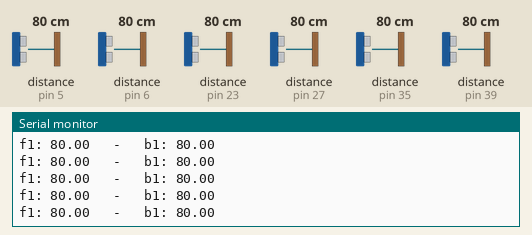
This sketch was run on a simulated Arduino Mega 2560, built with avr-gcc and run on an emulated ATmega2560. Parts: the last lines printed to the serial monitor. The inputs (shaded band) are chosen by the test bench; at power-on: distance to the obstacle (sensors on pin 5, pin 6, pin 23, pin 27, pin 35, pin 39) 80 cm. The echo pulse lasts 58.3 µs per cm.

Above: at 1.2 s.
1.3 s: distance to the obstacle (sensor on pin 5) set to 22 cm
At 2.2 s:
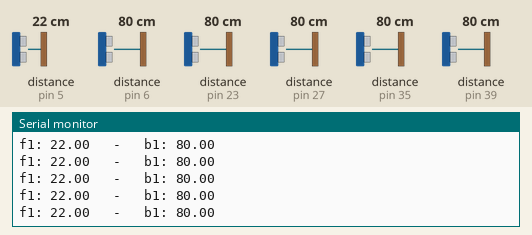
4.3 s: distance to the obstacle (sensor on pin 5) set to 18 cm
At 4.9 s:
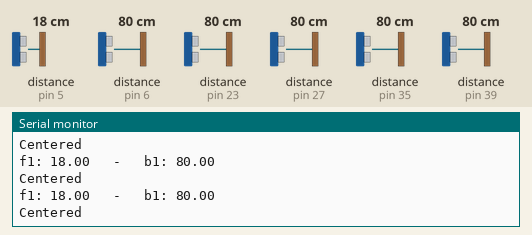
5.9 s: distance to the obstacle (sensor on pin 6) set to 23 cm
At 6.4 s:
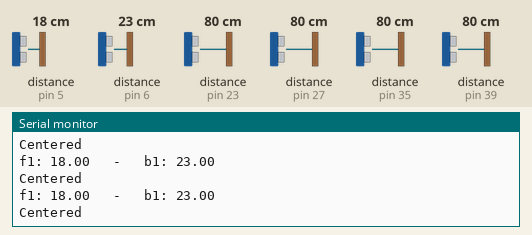
8.9 s: distance to the obstacle (sensor on pin 6) set to 18 cm
At 9.9 s:
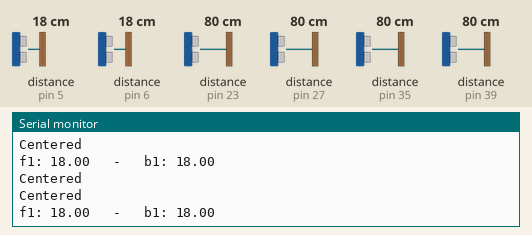
Timing chart, 0 to 11.9 s (numbered marks = the images above; inputs shaded):
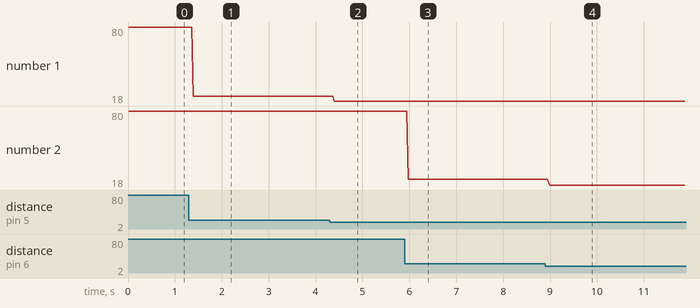

Measured:
- the behaviour switches between 21 and 20 cm on distance to the obstacle (sensor on pin 5) (found by bisection; images 1 and 2)
- the behaviour switches between 21 and 20 cm on distance to the obstacle (sensor on pin 6) (found by bisection; images 3 and 4)
- after the input at 1.3 s, the serial monitor: prints a new line after 0.09 s (image 1)
- after the input at 4.3 s, the serial monitor: prints a new line after 0.09 s (image 2)
- after the input at 5.9 s, the serial monitor: prints a new line after 0.08 s (image 3)
- after the input at 8.9 s, the serial monitor: prints a new line after 0.09 s (image 4)
- plotted number 1: 80 → 22 after the input at 1.3 s, 22 → 18 after the input at 4.3 s
- plotted number 2: 80 → 23 after the input at 5.9 s

The sketch:

Sonar_Master.ino
```cpp
#include <math.h>

#define trigPin_1 41
#define echoPin_1 39
#define trigPin_2 21
#define echoPin_2 23
#define trigPin_3 25
#define echoPin_3 27
#define trigPin_4 37
#define echoPin_4 35
// 5 6 11
//#define (Pin-On-Sensor)_(Sensor-Number) (Pin-On-Arduino)
#define Pin2_1 5
#define Pin2_2 6
#define Pin4_2 11 //trigger pin for both Front and Back Sensors


double duration, distance_corner, distance_front_back, s1, s2, s3, s4, f1, b1;
double CalibrationFactor;

void setup () {
  Serial.begin(9600);
  pinMode(trigPin_1, OUTPUT);
  pinMode(echoPin_1, INPUT);
  pinMode(trigPin_2, OUTPUT);
  pinMode(echoPin_2, INPUT);
  pinMode(trigPin_3, OUTPUT);
  pinMode(echoPin_3, INPUT);
  pinMode(trigPin_4, OUTPUT);
  pinMode(echoPin_4, INPUT);
  pinMode(Pin2_1, INPUT);
  pinMode(Pin2_2, INPUT);
  pinMode(Pin4_2, OUTPUT); //Using pin 2 for triggering asymetric firing of front and back sonar sensor.
  //pinMode(Pin4_1, OUTPUT);
  CalibrationFactor = CalibrationFactorCalculation(); //Approx. around 58
  SonarSensor_Front_Back(CalibrationFactor);
  SonarSensor_Corner(CalibrationFactor);
}

void loop () {
  //Override();
  f1 = SonarSensor_Front_Back(Pin4_2, Pin2_1);
  b1 = SonarSensor_Front_Back(Pin4_2, Pin2_2);

  if(f1 <= 20){
    s1 = SonarSensor_Corner(trigPin_1, echoPin_1);
    s2 = SonarSensor_Corner(trigPin_2, echoPin_2);
    if(s1 < s2){
      Serial.println("Left");
    }
    else if(s2 < s1){
      Serial.println("Right");
    }
    else{
      Serial.println("Centered");
    }
  }
  else{
    s1 = s2 = 0;
    }
  if(b1 <= 20){
    s3 = SonarSensor_Corner(trigPin_3, echoPin_3);
    s4 = SonarSensor_Corner(trigPin_4, echoPin_4);
    if(s3 < s4){
      Serial.println("Right");
    }
    else if(s4 < s3){
      Serial.println("Left");
    }
    else{
      Serial.println("Centered");
    }
  }
  else{
    s3 = s4 = 0;
    }

  /*Serial.print("s1: ");
  Serial.print(s1);
  Serial.print("   -   ");
  Serial.print("f1: ");
  Serial.print(f1);
  Serial.print("   -   ");
  Serial.print("s2: ");
  Serial.print(s2);
  Serial.print("   -   ");
  Serial.print("s3: ");
  Serial.print(s3);
  Serial.print("   -   ");
  Serial.print("b1: ");
  Serial.print(b1);
  Serial.print("   -   ");
  Serial.print("s4: ");
  Serial.println(s4);
  */

  Serial.print("f1: ");
  Serial.print(f1);
  Serial.print("   -   ");
  Serial.print("b1: ");
  Serial.println(b1);

  //delay(100);
}
```

Corner_Sonar.ino
```cpp
void SonarSensor_Corner(double CalibrationFactor){
  CalibrationFactor = CalibrationFactor;
  }

int SonarSensor_Corner(int trigPin,int echoPin){

  digitalWrite(trigPin, LOW);
  delayMicroseconds(5); //Allows for the sound reflection to disipate before re-firing the sonar, it cleans up the interference

  digitalWrite(trigPin, HIGH);
  delayMicroseconds(10); //Allows sound to travel to destination and back

  digitalWrite(trigPin, LOW);

  duration = pulseIn(echoPin, HIGH);
  distance_corner = (duration / CalibrationFactor);

  return distance_corner;
}
```

Front_Back_Sonar.ino
```cpp
void SonarSensor_Front_Back(double CalibrationFactor){
  CalibrationFactor = CalibrationFactor;
  }

int SonarSensor_Front_Back(int trigPin,int echoPin){

  digitalWrite(trigPin, HIGH);
  delayMicroseconds(500); //trigger delay for reduced interference
  digitalWrite(trigPin, LOW);

  duration = pulseIn(echoPin, HIGH);
  distance_front_back = (duration / CalibrationFactor);
  delayMicroseconds(5); //helps make the distance readings more stable
  return distance_front_back;
}
```

SonarOverride.ino
```cpp
double Override(){ //
  int CollisionWarning;
  if(f1 <= 20.00){ //20centimeters
      CollisionWarning = 1; //if CollisionWarning equals 1 then there is an object within 20cm
    }
  else{
      CollisionWarning = 0; //No object within 20cm
    }

  //return NewHeading;
  }
```

Speed_of_Sound_Calibration.ino
```cpp
const int ThermistorPin = 0;
double AmbientTemp; //Celcius

double CalibrationFactorCalculation(){
  double RawTemp = analogRead(0); //Reads raw temperature data, stores it in RawTemp

  AmbientTemp = log(10000.0*((1024.0/RawTemp-1))); //= log(10000.0/(1024.0/RawTemp-1)) // for pull-up configuration
  AmbientTemp = 1 / (0.001129148 + (0.000234125 + (0.0000000876741 * AmbientTemp * AmbientTemp ))* AmbientTemp );
  AmbientTemp = AmbientTemp - 273.15;            // Convert Kelvin to Celcius

  CalibrationFactor = (1 / (331 + (0.6 * (AmbientTemp)))) * (20000); //Use SI units for calculation

  if(AmbientTemp >= 270 || AmbientTemp <= -270){ //Safeguard for failed Thermistor
      CalibrationFactor = 58.3; //Factory calibration factor
    }
  return CalibrationFactor;
  }
```
